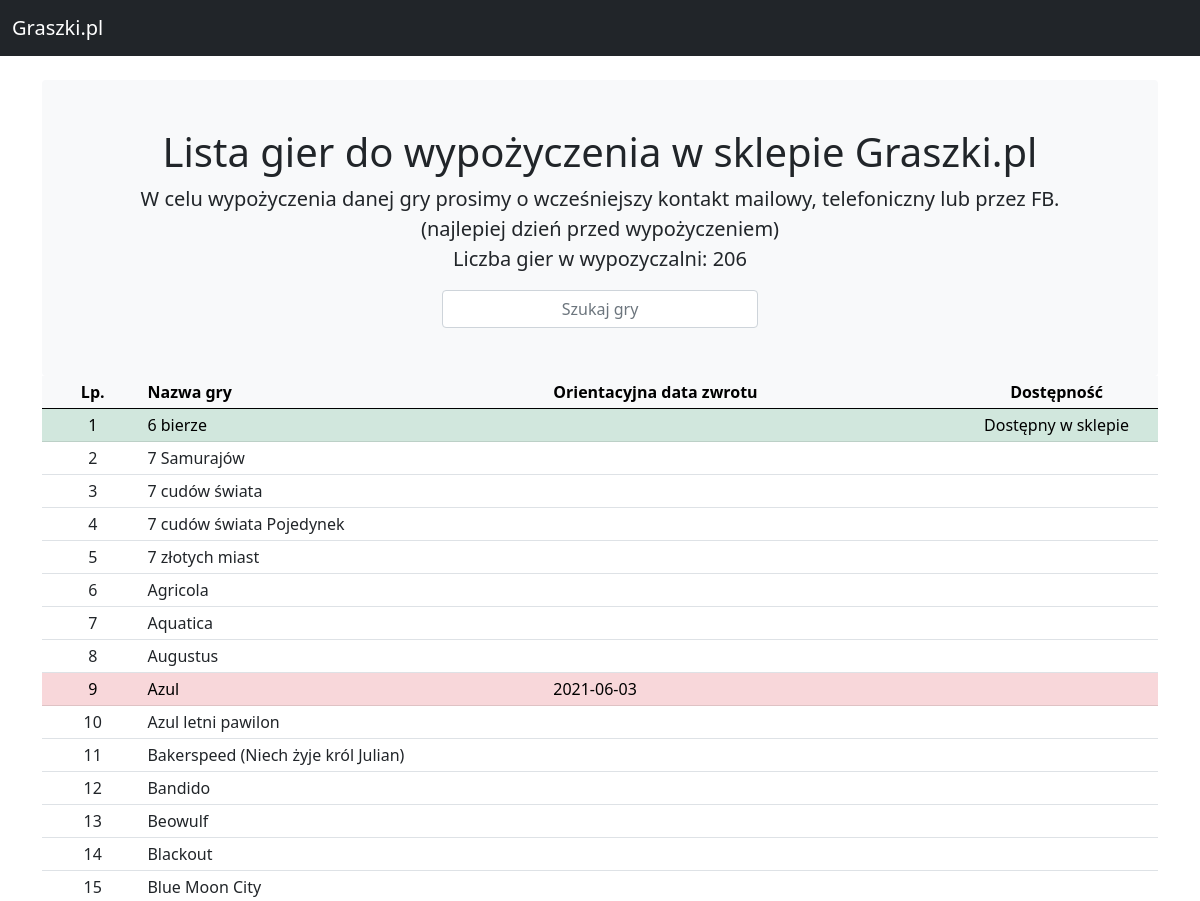
Before: / (upper part) with the older database file.
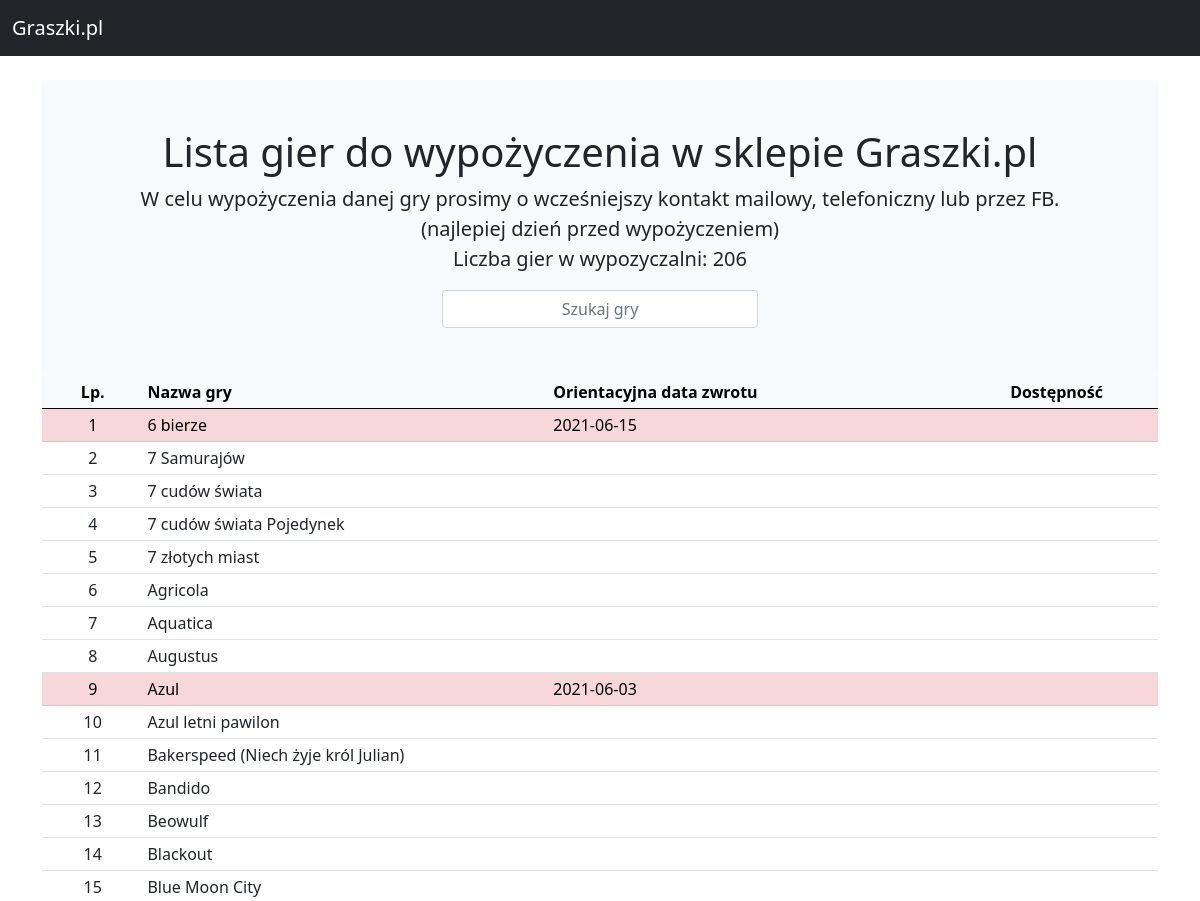
After: the same page with the newer database file.
### gry/models.py (models this page shows, shortened)
class NazwaGry(models.Model):
    class Meta:
        verbose_name_plural = "Nazwy Gier"
        ordering=['Tytul']
    Tytul = models.CharField(max_length=200)
    DostepnySklep = models.BooleanField(default=False)
    Data_wypozyczenie = models.DateField(null=True, blank=True)
    Data_orientacyjny_zwrot = models.DateField(null=True, blank=True)

### gry/views.py (the view)
# urls.py: path('', views.index, name='index'),
def index(request):
    Lista_gier = NazwaGry.objects.all().order_by('Tytul')
    Ilosc_gier = NazwaGry.objects.all().count()
    context = {'Lista_gier': Lista_gier,
               "Ilosc_gier": Ilosc_gier}
    return render(request, 'gry/index.html', context)

### gry/templates/gry/index.html (shortened to what this page needs)
<!doctype html>
{% load static %}
<html xml:lang="pl" lang="pl">
<head>
	<link rel="stylesheet" type="text/css" href="{% static 'css/bootstrap.css' %}" media="screen,projection" />
</head>
<body>
	<nav class="navbar navbar-expand-md navbar-dark bg-dark mb-4">
		<div class="container-fluid">
			<a class="navbar-brand" href="https://graszki.pl" target="_blank">Graszki.pl</a>
		</div>
	</nav>
	<main class="container">
		<div class="bg-light p-5 rounded text-center">
			<h1>Lista gier do wypożyczenia w sklepie Graszki.pl</h1>
			<p class="lead">W celu wypożyczenia danej gry prosimy o wcześniejszy kontakt mailowy, telefoniczny lub przez FB.<br />(najlepiej dzień przed wypożyczeniem)<br />
                Liczba gier w wypozyczalni: <b>{{Ilosc_gier}}</b></p>
            <div class="container">
    			<div class="row justify-content-center">
    				<div class="form-group col-4">
    					<input type="text" class="form-control" style="text-align: center" placeholder="Szukaj gry" id="searchField">
    				</div>
    			</div>
    		</div>
		</div>
		<div class="app-table">
			<table class="table table-sm table-hover">
				<colgroup>
                    <col class="col-md-1">
                    <col class="col-md-4">
					<col class="col-md-4">
					<col class="col-md-2">
				</colgroup>
				<thead class="table-light">
					<tr>
                        <th scope="col" class="text-center">Lp.</th>
						<th scope="col">Nazwa gry</th>
						<th scope="col">Orientacyjna data zwrotu</th>
						<th scope="col" class="text-center">Dostępność</th>
					</tr>
				</thead>
				<tbody>
					{% for gra in Lista_gier %}
					<tr class="{% if gra.Data_orientacyjny_zwrot != null %}table-danger{% endif %}
							   {% if gra.DostepnySklep == True %}table-success{% endif %}">
                        <td class="text-center">{{ forloop.counter }}</td>
						<td>{{ gra.Tytul }}</td>
						<td>{{ gra.Data_orientacyjny_zwrot| date:"Y-m-d"}}</td>
						<td class="text-center">
							{% if gra.DostepnySklep == True %}
								Dostępny w sklepie
							{% endif %}
						</td>
					</tr>
					{% endfor %}
				</tbody>
			</table>
		</div>
	</main>
</body>
</html>

Changed rows visible on the page:
changed NazwaGry "6 bierze": Data_orientacyjny_zwrot (not shown) → "2021-06-15"; no longer shows "Dostępny w sklepie"
